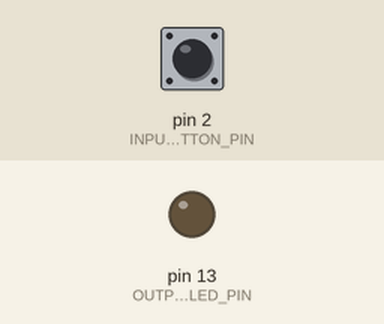
This sketch was run on a simulated Arduino Uno, built with avr-gcc and run on an emulated ATmega328P. Parts: output pins drawn as LEDs (lit = HIGH). Inputs (shaded band) come from the test bench; at power-on: pin 2 (INPUT_BUTTON_PIN) LOW.

Above: at 1.2 s.
1.3 s: pin 2 (INPUT_BUTTON_PIN) pulled HIGH for 0.15 s
At 1.39 s:
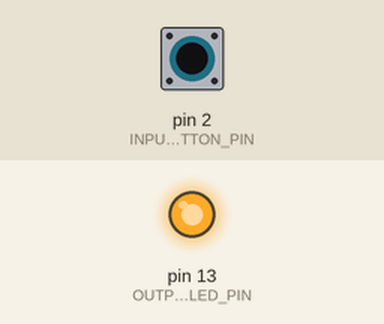
2.9 s: pin 2 (INPUT_BUTTON_PIN) pulled HIGH for 3.2 s
At 6.8 s:
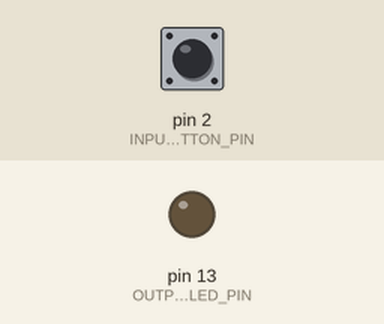
Timing chart, 0 to 8.3 s (numbered marks = the images above; inputs shaded):
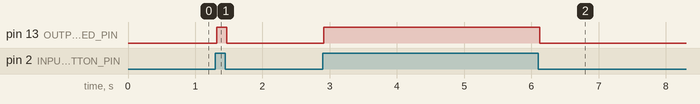

The sketch:

LEDwithPullDownRegister.ino
```cpp
const int INPUT_BUTTON_PIN = 2;
const int OUTPUT_LED_PIN = LED_BUILTIN;

void setup()
{
  pinMode(INPUT_BUTTON_PIN, INPUT);
  pinMode(OUTPUT_LED_PIN, OUTPUT);
}

void loop()
{
  // read the state of the pushbutton value
  int buttonState = digitalRead(INPUT_BUTTON_PIN);
  digitalWrite(OUTPUT_LED_PIN, buttonState);
  delay(30);
}
```

Measured:
- after the input at 1.3 s, pin 13 (OUTPUT_LED_PIN): LOW → HIGH at once, → LOW 0.15 s later
- after the input at 2.9 s, pin 13 (OUTPUT_LED_PIN): LOW → HIGH at once, → LOW 3.2 s later
